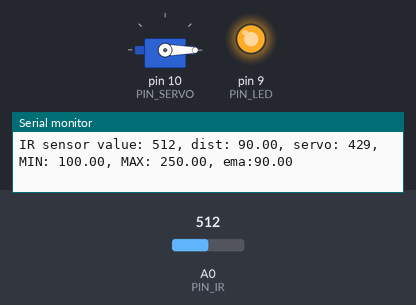
This sketch was run on a simulated Arduino Uno, built with avr-gcc and run on an emulated ATmega328P. On the bench: servo, output pins drawn as LEDs (lit = HIGH), the last lines printed to the serial monitor. The inputs (shaded band) are chosen by the test bench; at power-on: A0 (PIN_IR) = 512.

Above: at 1.2 s.
1.3 s: A0 (PIN_IR) set to 365
2.8 s: A0 (PIN_IR) set to 332
At 3.3 s:
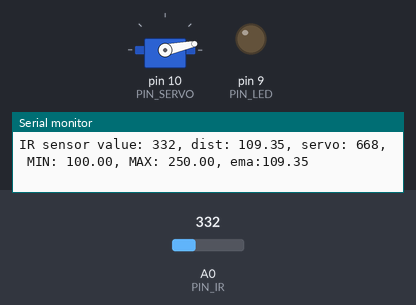
4.4 s: A0 (PIN_IR) set to 306
At 5.7 s:
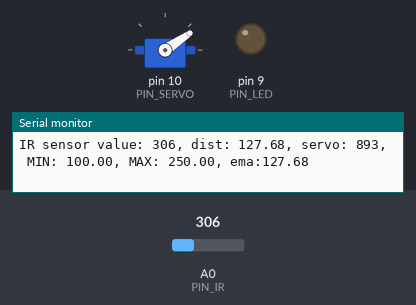
6.0 s: A0 (PIN_IR) set to 240
At 7.2 s:
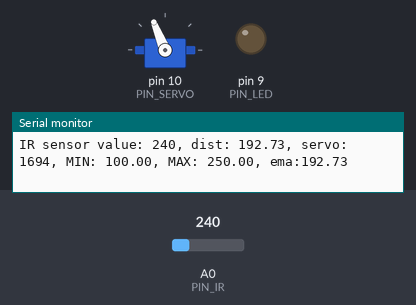
7.7 s: A0 (PIN_IR) set to 260
At 8.2 s:
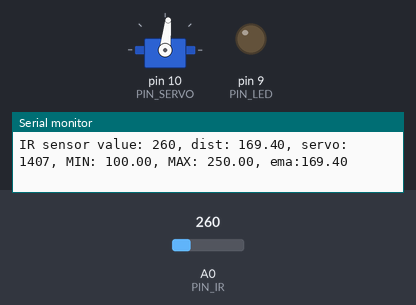
9.3 s: A0 (PIN_IR) set to 122
At 10.3 s:
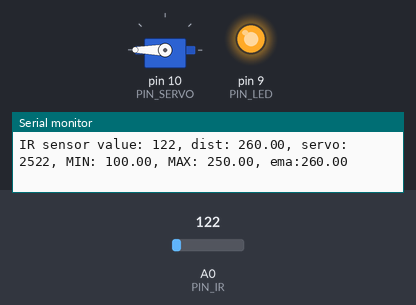
Timing chart, 0 to 11.8 s (numbered marks = the images above; inputs shaded):
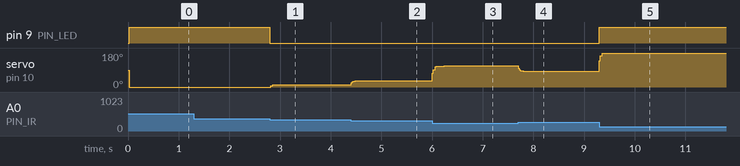

The sketch:

17_example_1.ino
```cpp
#include <Servo.h>

// Arduino pin assignment
#define EMA_alpha 0.5
#define PIN_POTENTIOMETER 3 // Potentiometer at Pin A3
#define PIN_IR 0
#define PIN_SERVO 10
#define _DIST_MIN 100.0
#define _DIST_MAX 250.0
#define _DUTY_MIN 553  // servo full clock-wise position (0 degree)
#define _DUTY_NEU 1476 // servo neutral position (90 degree)
#define _DUTY_MAX 2399 // servo full counter-clockwise position (180 degree)
#define PIN_LED  9
#define LOOP_INTERVAL 20   // Loop Interval (unit: msec)
float EMA;
Servo myservo;
unsigned long last_loop_time;   // unit: msec

void setup()
{
  myservo.attach(PIN_SERVO);
  myservo.writeMicroseconds(_DUTY_NEU);
  pinMode(PIN_LED, OUTPUT);

  Serial.begin(57600);
}

void loop()
{
  float dist_raw;
  unsigned long time_curr = millis();
  int a_value, duty;

  // wait until next event time
  if (time_curr < (last_loop_time + LOOP_INTERVAL))
    return;
  last_loop_time += LOOP_INTERVAL;

  // Remove Next line !!!
  //a_value = analogRead(PIN_POTENTIOMETER);
  a_value = analogRead(PIN_IR);


 dist_raw = (6762.0/(a_value-9)-4.0)*10.0 - 60.0;


  if (dist_raw < _DIST_MIN) {
    dist_raw = _DIST_MIN - 10.0;    // Set Lower Value
    digitalWrite(PIN_LED, 1);       // LED OFF
  } else if (dist_raw > _DIST_MAX) {
    dist_raw = _DIST_MAX + 10.0;    // Set Higher Value
    digitalWrite(PIN_LED, 1);       // LED OFF
  } else {    // In desired Range
    digitalWrite(PIN_LED, 0);       // LED ON
  }
 EMA=dist_raw*EMA_alpha+EMA*(1-EMA_alpha);


  // map distance into duty
  duty = (EMA-_DIST_MIN)/(_DIST_MAX - _DIST_MIN)*(_DUTY_MAX - _DUTY_MIN)+_DUTY_MIN;
  myservo.writeMicroseconds(duty);

  // print IR sensor value, distnace, duty !!!

  Serial.print("IR sensor value: "); Serial.print(a_value);
  Serial.print(", dist: "); Serial.print(dist_raw);
  Serial.print(", servo: "); Serial.print(duty);
  Serial.print(", MIN: "); Serial.print(_DIST_MIN);
  Serial.print(", MAX: "); Serial.print(_DIST_MAX);
  Serial.print(", ema:"); Serial.print(EMA);
  Serial.println("");


}
```

Measured:
- the behaviour switches between 348 and 347 on A0 (PIN_IR) (found by bisection; images 0 and 1)
- after the input at 2.8 s, pin 9 (PIN_LED): HIGH → LOW at once; servo on pin 10 (PIN_SERVO): 0° → 12° at once
- after the input at 4.4 s, servo on pin 10 (PIN_SERVO): 12° → 34° at once
- after the input at 6.0 s, servo on pin 10 (PIN_SERVO): 34° → 111° at once, → 112° 0.24 s later
- after the input at 7.7 s, servo on pin 10 (PIN_SERVO): 112° → 84° at once
- after the input at 9.3 s, pin 9 (PIN_LED): LOW → HIGH at once; servo on pin 10 (PIN_SERVO): 84° → 180° at once
